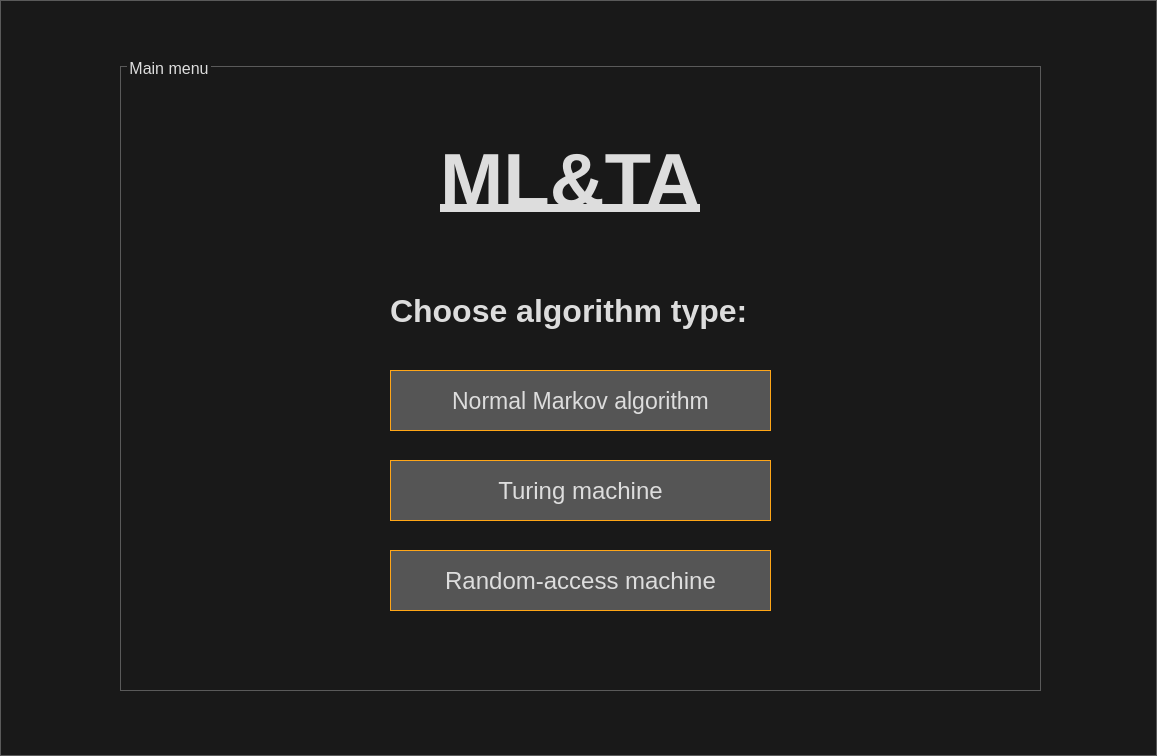
<?xml version="1.0" encoding="UTF-8"?>
<ui version="4.0">
 <class>menu_window</class>
 <widget class="QDialog" name="menu_window">
  <property name="geometry">
   <rect>
    <x>0</x>
    <y>0</y>
    <width>1157</width>
    <height>756</height>
   </rect>
  </property>
  <property name="windowTitle">
   <string>Dialog</string>
  </property>
  <property name="styleSheet">
   <string notr="true">
* {
	background: #191919;
	color: #DDDDDD;
	border: 1px solid #5A5A5A;
}

QWidget::item:selected {
	background: #3D7848;
}

QCheckBox, QRadioButton {
	border: none;
}

QRadioButton::indicator, QCheckBox::indicator {
	width: 13px;
	height: 13px;
}

QRadioButton::indicator::unchecked, QCheckBox::indicator::unchecked {
	border: 1px solid #5A5A5A;
	background: none;
}

QRadioButton::indicator:unchecked:hover, QCheckBox::indicator:unchecked:hover {
	border: 1px solid #DDDDDD;
}

QRadioButton::indicator::checked, QCheckBox::indicator::checked {
	border: 1px solid #5A5A5A;
	background: #5A5A5A;
}

QRadioButton::indicator:checked:hover, QCheckBox::indicator:checked:hover {
	border: 1px solid #DDDDDD;
	background: #DDDDDD;
}

QGroupBox {
	margin-top: 6px;
}

QGroupBox::title {
	top: -7px;
	left: 7px;
}

QScrollBar {
	border: 1px solid #5A5A5A;
	background: #191919;
}

QScrollBar:horizontal {
	height: 15px;
	margin: 0px 0px 0px 32px;
}

QScrollBar:vertical {
	width: 15px;
	margin: 32px 0px 0px 0px;
}

QScrollBar::handle {
	background: #353535;
	border: 1px solid #5A5A5A;
}

QScrollBar::handle:horizontal {
	border-width: 0px 1px 0px 1px;
}

QScrollBar::handle:vertical {
	border-width: 1px 0px 1px 0px;
}

QScrollBar::handle:horizontal {
	min-width: 20px;
}

QScrollBar::handle:vertical {
	min-height: 20px;
}

QScrollBar::add-line, QScrollBar::sub-line {
	background:#353535;
	border: 1px solid #5A5A5A;
	subcontrol-origin: margin;
}

QScrollBar::add-line {
	position: absolute;
}

QScrollBar::add-line:horizontal {
	width: 15px;
	subcontrol-position: left;
	left: 15px;
}

QScrollBar::add-line:vertical {
	height: 15px;
	subcontrol-position: top;
	top: 15px;
}

QScrollBar::sub-line:horizontal {
	width: 15px;
	subcontrol-position: top left;
}

QScrollBar::sub-line:vertical {
	height: 15px;
	subcontrol-position: top;
}

QScrollBar:left-arrow, QScrollBar::right-arrow, QScrollBar::up-arrow, QScrollBar::down-arrow {
	border: 1px solid #5A5A5A;
	width: 3px;
	height: 3px;
}

QScrollBar::add-page, QScrollBar::sub-page {
	background: none;
}

QAbstractButton:hover {
	background: #353535;
}

QAbstractButton:pressed {
	background: #5A5A5A;
}

QAbstractItemView {
	show-decoration-selected: 1;
	selection-background-color: #3D7848;
	selection-color: #DDDDDD;
	alternate-background-color: #353535;
}

QHeaderView {
	border: 1px solid #5A5A5A;
}

QHeaderView::section {
	background: #191919;
	border: 1px solid #5A5A5A;
	padding: 4px;
}

QHeaderView::section:selected, QHeaderView::section::checked {
	background: #353535;
}

QTableView {
	gridline-color: #5A5A5A;
}

QTabBar {
	margin-left: 2px;
}

QTabBar::tab {
	border-radius: 0px;
	padding: 4px;
	margin: 4px;
}

QTabBar::tab:selected {
	background: #353535;
}

QComboBox::down-arrow {
	border: 1px solid #5A5A5A;
	background: #353535;
}

QComboBox::drop-down {
	border: 1px solid #5A5A5A;
	background: #353535;
}

QComboBox::down-arrow {
	width: 3px;
	height: 3px;
	border: 1px solid #5A5A5A;
}

QAbstractSpinBox {
	padding-right: 15px;
}

QAbstractSpinBox::up-button, QAbstractSpinBox::down-button {
	border: 1px solid #5A5A5A;
	background: #353535;
	subcontrol-origin: border;
}

QAbstractSpinBox::up-arrow, QAbstractSpinBox::down-arrow {
	width: 3px;
	height: 3px;
	border: 1px solid #5A5A5A;
}

QSlider {
	border: none;
}

QSlider::groove:horizontal {
	height: 5px;
	margin: 4px 0px 4px 0px;
}

QSlider::groove:vertical {
	width: 5px;
	margin: 0px 4px 0px 4px;
}

QSlider::handle {
	border: 1px solid #5A5A5A;
	background: #353535;
}

QSlider::handle:horizontal {
	width: 15px;
	margin: -4px 0px -4px 0px;
}

QSlider::handle:vertical {
	height: 15px;
	margin: 0px -4px 0px -4px;
}

QSlider::add-page:vertical, QSlider::sub-page:horizontal {
	background: #3D7848;
}

QSlider::sub-page:vertical, QSlider::add-page:horizontal {
	background: #353535;
}

QLabel {
	border: none;
}

QProgressBar {
	text-align: center;
}

QProgressBar::chunk {
	width: 1px;
	background-color: #3D7848;
}

QMenu::separator {
	background: #353535;
}</string>
  </property>
  <widget class="QGroupBox" name="groupBox">
   <property name="geometry">
    <rect>
     <x>120</x>
     <y>60</y>
     <width>921</width>
     <height>631</height>
    </rect>
   </property>
   <property name="font">
    <font>
     <pointsize>12</pointsize>
    </font>
   </property>
   <property name="title">
    <string>Main menu</string>
   </property>
   <widget class="QLabel" name="titel_text">
    <property name="geometry">
     <rect>
      <x>270</x>
      <y>230</y>
      <width>381</width>
      <height>41</height>
     </rect>
    </property>
    <property name="font">
     <font>
      <pointsize>24</pointsize>
      <weight>75</weight>
      <bold>true</bold>
     </font>
    </property>
    <property name="text">
     <string>Choose algorithm type:</string>
    </property>
   </widget>
   <widget class="QPushButton" name="NAM_button">
    <property name="geometry">
     <rect>
      <x>270</x>
      <y>310</y>
      <width>381</width>
      <height>61</height>
     </rect>
    </property>
    <property name="font">
     <font>
      <pointsize>17</pointsize>
     </font>
    </property>
    <property name="styleSheet">
     <string notr="true">QPushButton{
border-color: rgb(255, 166, 23);
background-color: rgb(85, 85, 85);
}

QPushButton:pressed{
background-color: rgb(255, 166, 23);}

QPushButton:hover:!pressed{
background-color: rgb(163, 109, 0);}

</string>
    </property>
    <property name="text">
     <string>Normal Markov algorithm</string>
    </property>
   </widget>
   <widget class="QPushButton" name="MT_button">
    <property name="geometry">
     <rect>
      <x>270</x>
      <y>400</y>
      <width>381</width>
      <height>61</height>
     </rect>
    </property>
    <property name="font">
     <font>
      <pointsize>18</pointsize>
     </font>
    </property>
    <property name="styleSheet">
     <string notr="true">QPushButton{
border-color: rgb(255, 166, 23);
background-color: rgb(85, 85, 85);
}

QPushButton:pressed{
background-color: rgb(255, 166, 23);}

QPushButton:hover:!pressed{
background-color: rgb(163, 109, 0);}</string>
    </property>
    <property name="text">
     <string>Turing machine</string>
    </property>
   </widget>
   <widget class="QPushButton" name="RAM_button">
    <property name="geometry">
     <rect>
      <x>270</x>
      <y>490</y>
      <width>381</width>
      <height>61</height>
     </rect>
    </property>
    <property name="font">
     <font>
      <pointsize>18</pointsize>
     </font>
    </property>
    <property name="styleSheet">
     <string notr="true">QPushButton{
border-color: rgb(255, 166, 23);
background-color: rgb(85, 85, 85);
}

QPushButton:pressed{
background-color: rgb(255, 166, 23);}

QPushButton:hover:!pressed{
background-color: rgb(163, 109, 0);}</string>
    </property>
    <property name="text">
     <string>Random-access machine</string>
    </property>
   </widget>
   <widget class="QLabel" name="titel_text_2">
    <property name="geometry">
     <rect>
      <x>320</x>
      <y>80</y>
      <width>281</width>
      <height>81</height>
     </rect>
    </property>
    <property name="font">
     <font>
      <pointsize>57</pointsize>
      <weight>75</weight>
      <bold>true</bold>
      <underline>true</underline>
     </font>
    </property>
    <property name="text">
     <string>ML&amp;TA</string>
    </property>
   </widget>
  </widget>
 </widget>
 <resources/>
 <connections/>
</ui>
